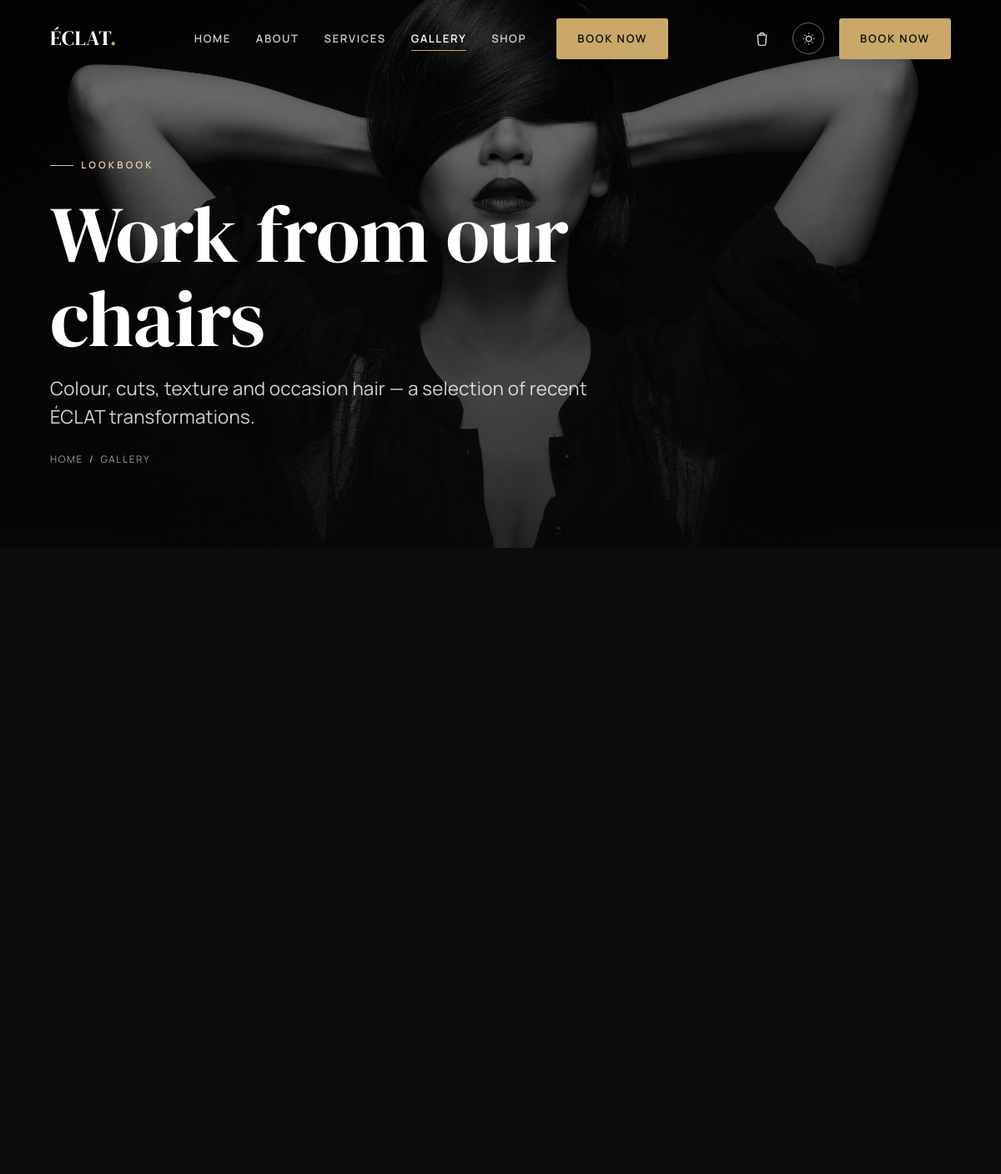
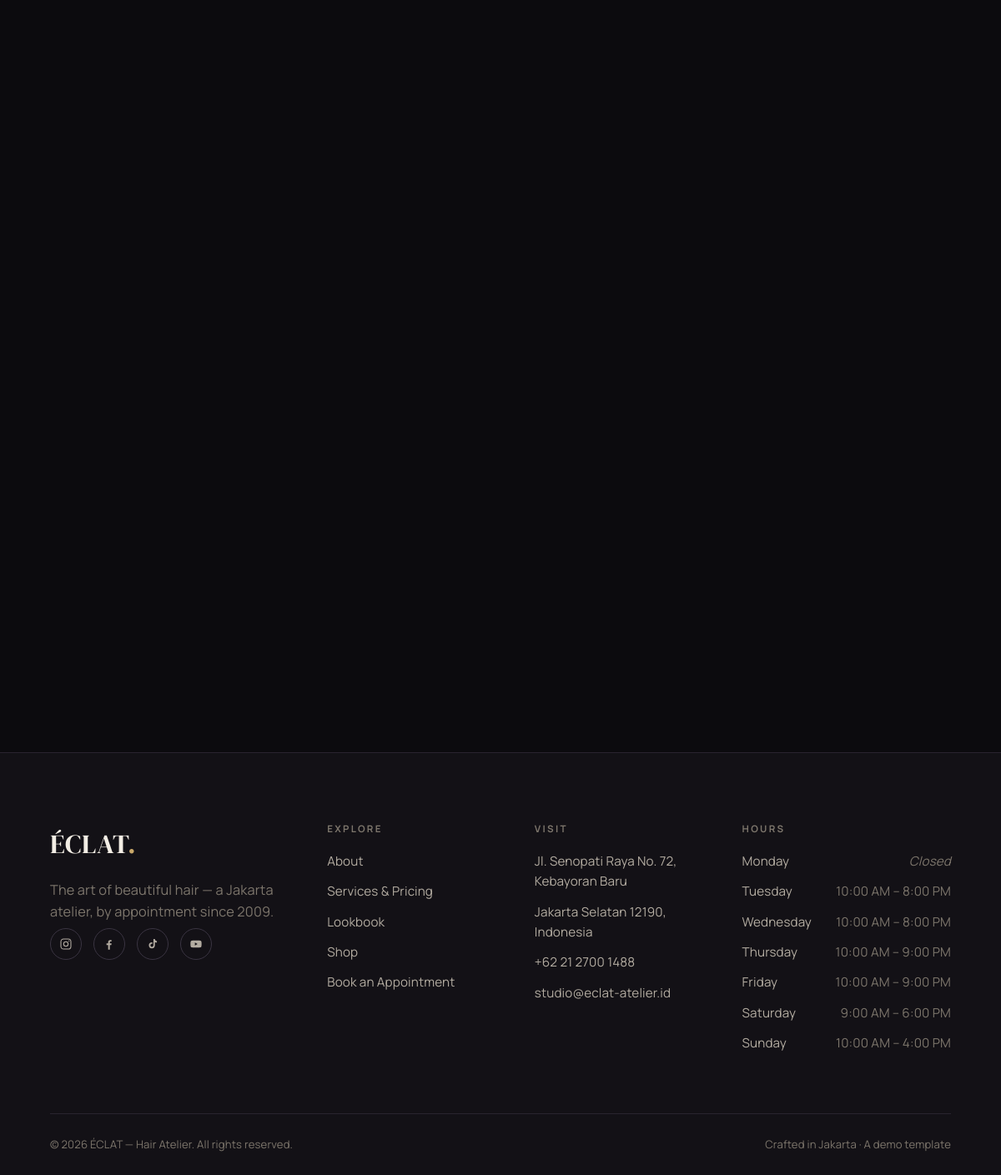
The page /gallery on the database its author committed (2 pictures, top to bottom).
### tables this page shows
CREATE TABLE opening_hours (
    id         INT AUTO_INCREMENT PRIMARY KEY,
    day_order  TINYINT      NOT NULL,
    day_name   VARCHAR(12)  NOT NULL,
    open_time  TIME         NULL,
    close_time TIME         NULL,
    is_closed  TINYINT(1)   NOT NULL DEFAULT 0
);

### app/controllers/gallery.php (called while the page is built)
<?php
render('gallery', [
    'title'      => 'Lookbook — ' . get_setting('site_name_full'),
    'meta'       => 'Recent colour, cuts, balayage, updos and bridal work from the ' . get_setting('site_name') . ' atelier.',
    'active'     => 'gallery',
    'css'        => ['gallery'],
    'js'         => ['pages/gallery'],
    'categories' => get_gallery_categories(),
    'items'      => get_gallery(),
]);

### public/index.php (called while the page is built, shortened)
<?php
$routes = require APP_PATH . '/routes.php';
$uri  = parse_url($_SERVER['REQUEST_URI'] ?? '/', PHP_URL_PATH) ?? '/';
if (BASE_URL !== '') {
    if ($uri === BASE_URL) {
        $uri = '/';
    } elseif (str_starts_with($uri, BASE_URL . '/')) {
        $uri = substr($uri, strlen(BASE_URL));
    }
}
$path = '/' . trim($uri, '/');
$controller = $routes[$path] ?? null;
if ($controller === null) {
    http_response_code(404);
    $controller_file = APP_PATH . '/controllers/not_found.php';
} else {
    $controller_file = APP_PATH . '/controllers/' . $controller . '.php';
}
require $controller_file;

### app/models/settings.php (called while the page is built, shortened)
<?php
function get_setting(string $key, string $default = ''): string {
    static $cache = null;
    if ($cache === null) {
        $cache = [];
        foreach (q('SELECT skey, svalue FROM settings') as $r) {
            $cache[$r['skey']] = $r['svalue'];
        }
    }
    return $cache[$key] ?? $default;
}

### app/database.php (called while the page is built, shortened)
<?php
function db(): PDO {
    static $pdo = null;
    if ($pdo instanceof PDO) {
        return $pdo;
    }
    $opts = [
        PDO::ATTR_ERRMODE            => PDO::ERRMODE_EXCEPTION,
        PDO::ATTR_DEFAULT_FETCH_MODE => PDO::FETCH_ASSOC,
        PDO::ATTR_EMULATE_PREPARES   => false,
    ];
    try {
        if (DB_DRIVER === 'sqlite') {
            $pdo = new PDO('sqlite:' . DB_SQLITE_PATH, null, null, $opts);
            $pdo->exec('PRAGMA foreign_keys = ON');
        } else {
            $dsn = sprintf('mysql:host=%s;port=%s;dbname=%s;charset=utf8mb4',
                DB_HOST, DB_PORT, DB_NAME);
            $pdo = new PDO($dsn, DB_USER, DB_PASS, $opts);
        }
    } catch (PDOException $ex) {
        http_response_code(500);
        exit(APP_DEBUG
            ? 'Database connection failed: ' . $ex->getMessage()
            : 'The site is temporarily unavailable. Please try again shortly.');
    }
    return $pdo;
}
function q(string $sql, array $params = []): array {
    $stmt = db()->prepare($sql);
    $stmt->execute($params);
    return $stmt->fetchAll();
}

### app/models/hours.php (called while the page is built, shortened)
<?php
function get_opening_hours(): array {
    return q('SELECT day_name, open_time, close_time, is_closed
              FROM opening_hours ORDER BY day_order ASC');
}

### app/views/pages/gallery.php (the view, shortened to what this page needs)
<section class="page-hero">
    <div class="page-hero-bg"><img src="<?= e(url('assets/img/hero/gallery-hero.jpg')) ?>" alt="" aria-hidden="true"></div>
    <div class="container">
        <span class="eyebrow">Lookbook</span>
        <h1>Work from our chairs</h1>
        <p class="lede">Colour, cuts, texture and occasion hair — a selection of recent ÉCLAT transformations.</p>
        <div class="breadcrumb"><a href="<?= e(url('')) ?>">Home</a><span class="sep">/</span>Gallery</div>
    </div>
</section>
<section class="section">
    <div class="container">
        <div class="masonry">
        </div>
    </div>
</section>

### app/views/partials/footer.php
<?php
$hours   = get_opening_hours();
$ig = get_setting('instagram'); $fb = get_setting('facebook');
$tt = get_setting('tiktok');    $yt = get_setting('youtube');
?>
<footer class="site-footer">
    <div class="container">
        <div class="footer-top">
            <div class="footer-brand">
                <div class="brand"><?= e(get_setting('site_name')) ?><span class="dot">.</span></div>
                <p><?= e(get_setting('tagline')) ?> — a Jakarta atelier, by appointment since <?= e(get_setting('founded_year')) ?>.</p>
                <div class="socials">
                    <a href="<?= e($ig) ?>" aria-label="Instagram"><svg viewBox="0 0 24 24" fill="none" stroke="currentColor" stroke-width="1.6"><rect x="3" y="3" width="18" height="18" rx="5"/><circle cx="12" cy="12" r="4"/><circle cx="17.5" cy="6.5" r="1" fill="currentColor" stroke="none"/></svg></a>
                    <a href="<?= e($fb) ?>" aria-label="Facebook"><svg viewBox="0 0 24 24" fill="currentColor"><path d="M13 22v-8h2.7l.4-3H13V9c0-.9.3-1.5 1.6-1.5H16V4.9c-.3 0-1.2-.1-2.3-.1-2.3 0-3.7 1.4-3.7 3.9V11H7v3h3v8z"/></svg></a>
                    <a href="<?= e($tt) ?>" aria-label="TikTok"><svg viewBox="0 0 24 24" fill="currentColor"><path d="M16 3c.3 2 1.6 3.6 3.6 3.9v2.6c-1.3.1-2.6-.3-3.6-1v5.9a5.4 5.4 0 1 1-5.4-5.4c.3 0 .6 0 .9.1v2.7a2.7 2.7 0 1 0 1.9 2.6V3z"/></svg></a>
                    <a href="<?= e($yt) ?>" aria-label="YouTube"><svg viewBox="0 0 24 24" fill="currentColor"><path d="M22 12s0-3-.4-4.4a2.3 2.3 0 0 0-1.6-1.6C18.5 5.6 12 5.6 12 5.6s-6.5 0-8 .4A2.3 2.3 0 0 0 2.4 7.6C2 9 2 12 2 12s0 3 .4 4.4a2.3 2.3 0 0 0 1.6 1.6c1.5.4 8 .4 8 .4s6.5 0 8-.4a2.3 2.3 0 0 0 1.6-1.6C22 15 22 12 22 12zm-12 2.8V9.2l4.8 2.8z"/></svg></a>
                </div>
            </div>
            <div class="footer-col">
                <h4>Explore</h4>
                <ul>
                    <li><a href="<?= e(url('about')) ?>">About</a></li>
                    <li><a href="<?= e(url('services')) ?>">Services &amp; Pricing</a></li>
                    <li><a href="<?= e(url('gallery')) ?>">Lookbook</a></li>
                    <li><a href="<?= e(url('shop')) ?>">Shop</a></li>
                    <li><a href="<?= e(url('book')) ?>">Book an Appointment</a></li>
                </ul>
            </div>
            <div class="footer-col">
                <h4>Visit</h4>
                <ul>
                    <li><?= e(get_setting('address_line1')) ?></li>
                    <li><?= e(get_setting('address_line2')) ?></li>
                    <li><a href="tel:<?= e(preg_replace('/[^0-9+]/', '', get_setting('phone'))) ?>"><?= e(get_setting('phone')) ?></a></li>
                    <li><a href="mailto:<?= e(get_setting('email')) ?>"><?= e(get_setting('email')) ?></a></li>
                </ul>
            </div>
            <div class="footer-col">
                <h4>Hours</h4>
                <ul>
                    <?php foreach ($hours as $h): ?>
                        <li class="hours-row<?= $h['is_closed'] ? ' closed' : '' ?>">
                            <span class="d"><?= e($h['day_name']) ?></span>
                            <span class="t"><?= $h['is_closed'] ? 'Closed' : e(fmt_time($h['open_time']) . ' – ' . fmt_time($h['close_time'])) ?></span>
                        </li>
                    <?php endforeach; ?>
                </ul>
            </div>
        </div>
        <div class="footer-bottom">
            <span>© <?= date('Y') ?> <?= e(get_setting('site_name_full')) ?>. All rights reserved.</span>
            <span>Crafted in Jakarta · A demo template</span>
        </div>
    </div>
</footer>

### public/assets/css/base/tokens.css (style rules this page uses)
:root { --font-display: "DM Serif Display", Georgia, "Times New Roman", serif; --font-body: "Manrope", system-ui, -apple-system, Segoe UI, Roboto, sans-serif; --fs-eyebrow: 0.72rem; --fs-body: 1.02rem; --fs-lead: clamp(1.12rem, 0.6rem + 1.1vw, 1.4rem); --h4: clamp(1.05rem, 0.9rem + 0.6vw, 1.3rem); --h3: clamp(1.4rem, 1rem + 1.4vw, 2rem); --h2: clamp(2.05rem, 1.2rem + 3.4vw, 3.4rem); --h1: clamp(2.9rem, 1.2rem + 7vw, 6rem); --container: 1220px; --container-narrow: 880px; --gutter: clamp(20px, 5vw, 64px); --section-y: clamp(60px, 6vw, 104px); --radius: 3px; --radius-lg: 6px; --ease: cubic-bezier(0.2, 0.6, 0.2, 1); --dur: 0.65s; --dur-fast: 0.28s; }
:root, [data-theme="dark"] { --bg: #0c0b0e; --bg-2: #131116; --bg-3: #1b181f; --text: #f2ede4; --text-2: #b3aca1; --text-3: #7d766c; --line: #29242f; --line-2: #3a3442; --accent: #c9a86a; --accent-2: #e2c993; --accent-ink: #0c0b0e; --overlay: linear-gradient(180deg, rgba(8,7,10,0.25) 0%, rgba(8,7,10,0.72) 100%); --shadow: 0 24px 60px -28px rgba(0,0,0,0.7); --img-filter: grayscale(0.15) contrast(1.02); }

### public/assets/css/base/typography.css (style rules this page uses)
body { font-family: var(--font-body); font-size: var(--fs-body); font-weight: 400; color: var(--text); background: var(--bg); letter-spacing: 0.01em; transition: background var(--dur-fast) var(--ease), color var(--dur-fast) var(--ease); }
h1, h2, h3, h4 { font-family: var(--font-display); font-weight: 400; line-height: 1.06; letter-spacing: -0.005em; color: var(--text); }
h1 { font-size: var(--h1); font-weight: 400; }
h4 { font-size: var(--h4); line-height: 1.2; }
p { color: var(--text-2); }
.eyebrow { font-family: var(--font-body); font-size: var(--fs-eyebrow); font-weight: 600; letter-spacing: 0.28em; text-transform: uppercase; color: var(--accent); display: inline-flex; align-items: center; gap: 0.8em; }
.eyebrow::before { content: ""; width: 28px; height: 1px; background: var(--accent); opacity: 0.7; }
.lede { font-size: var(--fs-lead); line-height: 1.5; color: var(--text-2); }

### public/assets/css/components/layout.css (style rules this page uses)
.container { width: 100%; max-width: var(--container); margin-inline: auto; padding-inline: var(--gutter); }
.section { padding-block: var(--section-y); }

### public/assets/css/components/header.css (style rules this page uses)
.brand { font-family: var(--font-display); font-size: 1.55rem; font-weight: 400; letter-spacing: 0.02em; color: var(--text); transition: color var(--dur-fast) var(--ease); }
.brand .dot { color: var(--accent); }

### public/assets/css/components/hero.css (style rules this page uses)
.page-hero { position: relative; padding-top: 180px; padding-bottom: clamp(60px, 8vw, 110px); overflow: hidden; }
.page-hero-bg { position: absolute; inset: 0; z-index: -2; }
.page-hero-bg img { width: 100%; height: 100%; object-fit: cover; filter: grayscale(0.5) brightness(0.7); }
.page-hero-bg::after { content: ""; position: absolute; inset: 0; background: var(--overlay); }
.page-hero h1 { color: #fff; max-width: 18ch; }
.page-hero .eyebrow { color: #edd6a6; margin-bottom: 22px; }
.page-hero .eyebrow::before { background: #edd6a6; opacity: 0.9; }
.page-hero .lede { color: rgba(255,255,255,0.82); max-width: 52ch; margin-top: 0.7em; }
.breadcrumb { margin-top: 26px; font-size: 0.74rem; letter-spacing: 0.14em; text-transform: uppercase; color: rgba(255,255,255,0.6); }
.breadcrumb .sep { margin-inline: 0.6em; color: var(--accent-2); }

### public/assets/css/pages/gallery.css (style rules this page uses)
.masonry { columns: 3; column-gap: clamp(14px, 1.6vw, 24px); }

### rows shown on the page
opening_hours: day_name "Monday", is_closed "Closed"
opening_hours: day_name "Tuesday", open_time+close_time "10:00 AM – 8:00 PM"
opening_hours: day_name "Wednesday", open_time+close_time "10:00 AM – 8:00 PM"
opening_hours: day_name "Thursday", open_time+close_time "10:00 AM – 9:00 PM"
opening_hours: day_name "Friday", open_time+close_time "10:00 AM – 9:00 PM"
opening_hours: day_name "Saturday", open_time+close_time "9:00 AM – 6:00 PM"
opening_hours: day_name "Sunday", open_time+close_time "10:00 AM – 4:00 PM"

### other values the page prints
get_setting('site_name') "ÉCLAT"
$label "HOME"
$label "ABOUT"
$label "SERVICES"
$label "GALLERY"
$label "SHOP"
get_setting('tagline') "The art of beautiful hair"
get_setting('founded_year') "2009"
get_setting('address_line1') "Jl. Senopati Raya No. 72, Kebayoran Baru"
get_setting('address_line2') "Jakarta Selatan 12190, Indonesia"
get_setting('phone') "+62 21 2700 1488"
get_setting('email') "studio@eclat-atelier.id"
get_setting('site_name_full') "ÉCLAT — Hair Atelier"
